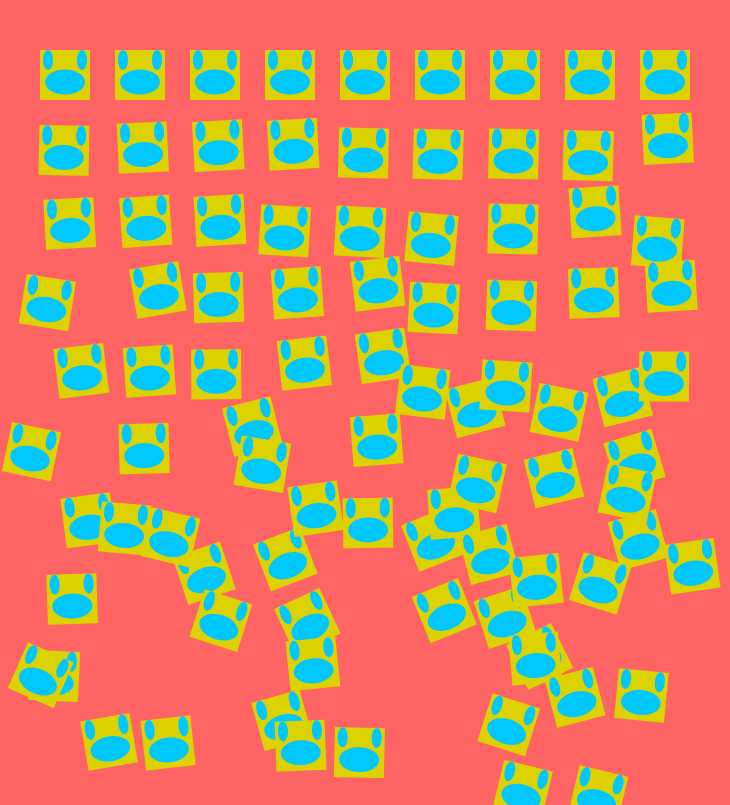
Frame 1 (no input)
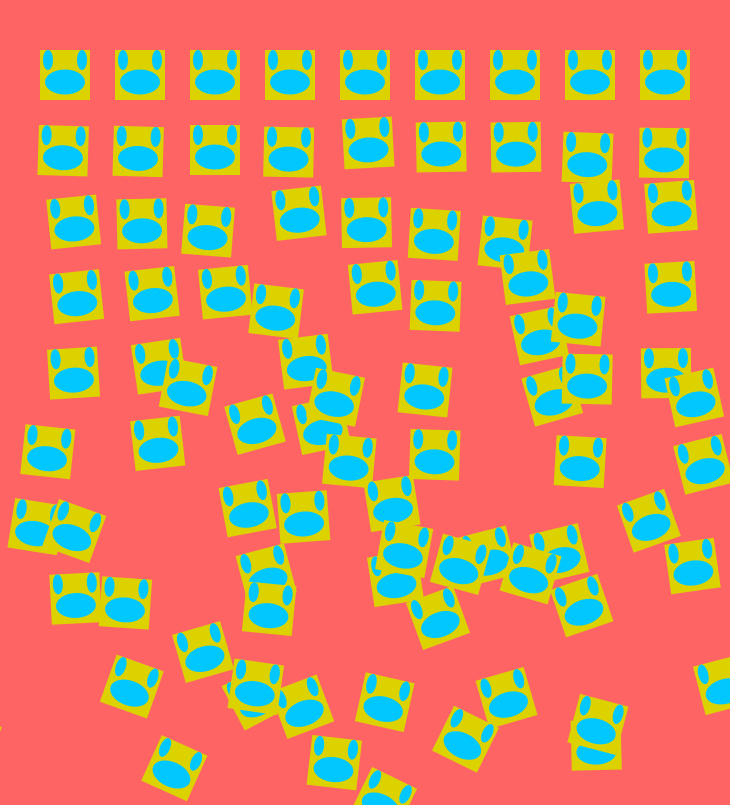
Frame 60 (the mouse pressed at the canvas centre just before this capture)
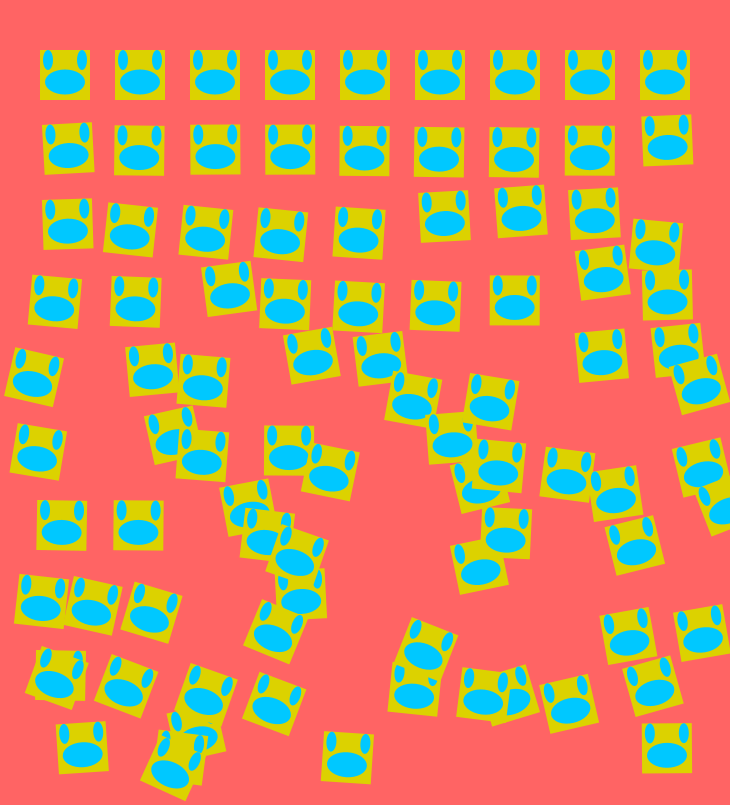
Frame 120 (the mouse held since frame 60 and released just before this capture)

The Processing sketch that drew these frames (run headless with seeded random() and noise(); from frame 60 on, the mouse is pressed at the canvas centre):

// Processing sketch: processing_113985
// ── processing_113985.pde

void setup()
{
  size(730, 805);
  frameRate(10);
}
 
void draw()
  
{
  background(255,100,100);
  noStroke();
  //fill(0,200,255);
  for (int i = 0; i <9; i++)
  {
    for (int j = 0; j <10; j++)
    {
      pushMatrix();
      translate(i*50+40,j*50 +40);
      rotate(random(PI*j/-54,PI*j/54));
      smileyface(i*25, j*25);
      popMatrix();
   
    }
  }
}


void smileyface(int x, int y)
{
  fill(220,210,0);
  rect(x+0,y+10,50,50);
  fill(0,200,255);
  ellipse(x+42,y+20,10,20);
ellipse(x+8,y+20,10,20);
ellipse(x+25,y+42,40,25);
}
